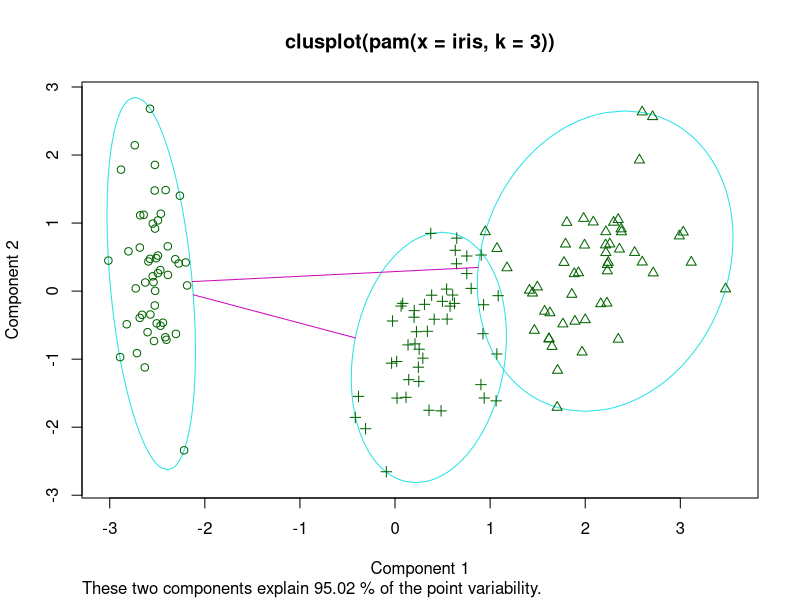
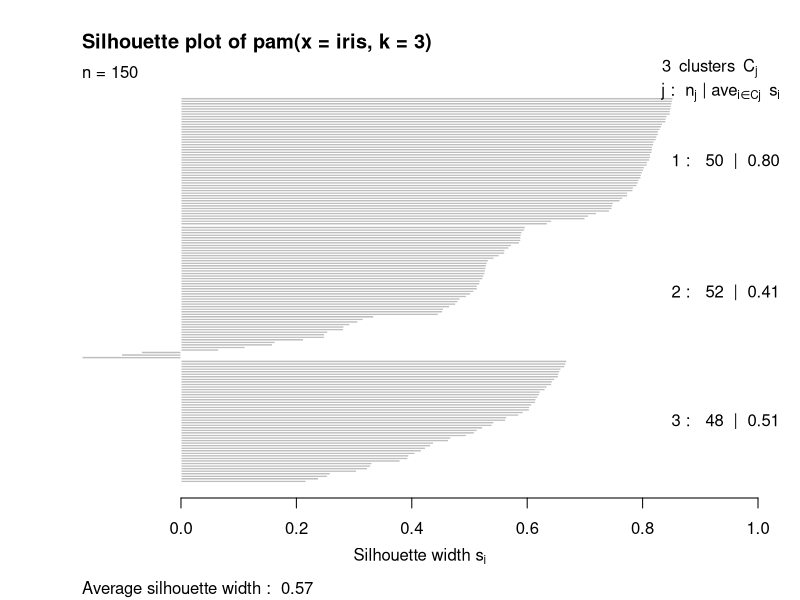

Source code (R) for these figures, in order:
library("cluster")
data("iris")

result <- pam(iris,3)
print(result)
table(result$cluster,iris$Species)

plot(result)